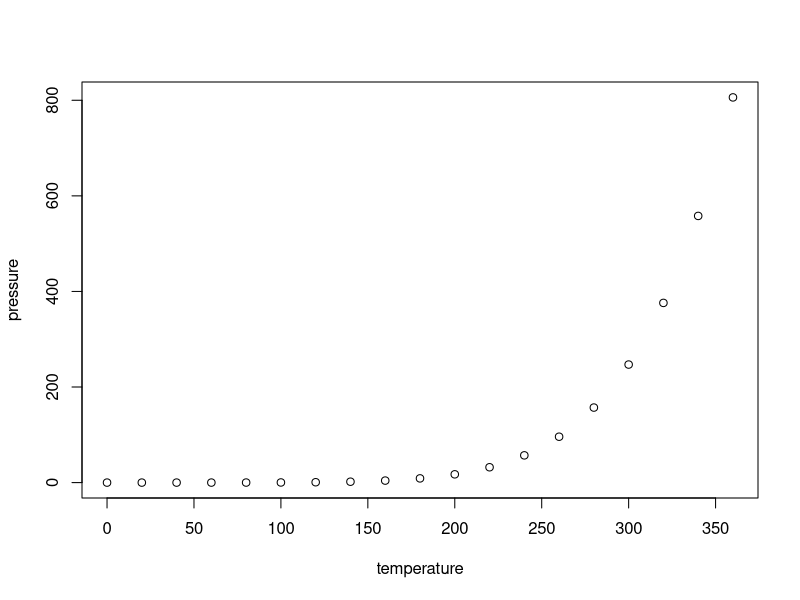
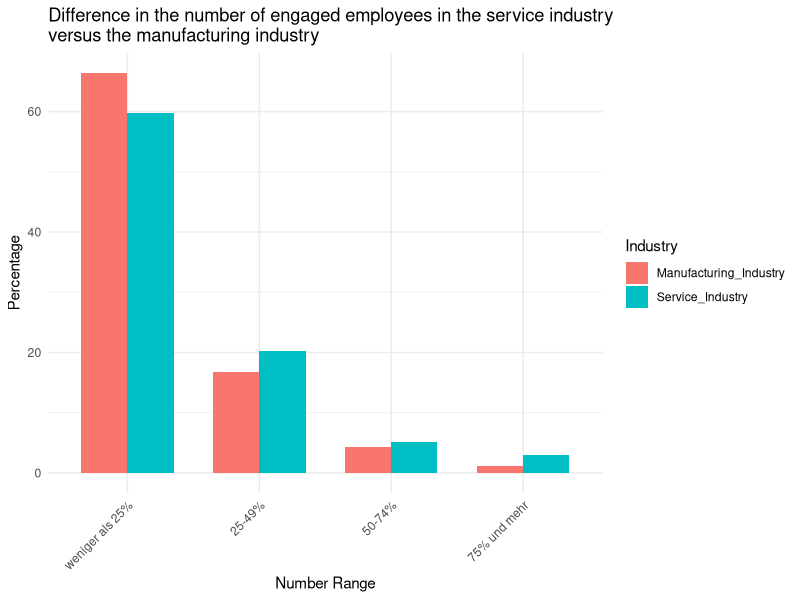

R code for these plots, in order:
## ---- chunk 1
knitr::opts_chunk$set(echo = TRUE)
## ---- chunk 2
summary(cars)
## ---- chunk 3
plot(pressure)
## ---- chunk 4
library(readxl)
library(dplyr)
library(ggplot2)
library(tidyr)
data<-read_excel("MUE.2022.for.LMU.xlsx")
data
data <- data %>% filter(!(E001 %in% c(-1, -9)))
data$E001<-as.character(data$E001)
data$E001 <- case_when(
  data$E001 == 1 ~ "weniger als 25%",
  data$E001 == 2 ~ "25-49%",
  data$E001 == 3 ~ "50-74%",
  data$E001 == 4 ~ "75% und mehr",
  data$E001 == -1 ~ "Weiss nicht",
  data$E001 == -9 ~ "nicht beantwortet",
  TRUE ~ "Other"
  )
service<-subset(data,A003 %in% c(1,3,8,9,10,11,14,18,19))
service
manufacturing<-subset(data,A003 %in% c(2,4,5,6,7,16,17,20))
manufacturing
all_categories <- data.frame(E001 = factor(c("weniger als 25%", "25-49%", "50-74%", "75% und mehr"),levels=c("weniger als 25%", "25-49%", "50-74%", "75% und mehr")))
all_categories
service_counts <- table(service$E001)
service_counts
manufacturing_counts <- table(manufacturing$E001)
manufacturing_counts
all_service_counts <- merge(all_categories, data.frame(E001 = names(service_counts), Count = as.numeric(service_counts)))
all_service_counts[is.na(all_service_counts)]<-0
all_service_counts
all_manufacturing_counts <- merge(all_categories, data.frame(E001 = names(manufacturing_counts), Count = as.numeric(manufacturing_counts)))
all_manufacturing_counts[is.na(all_manufacturing_counts)]<-0
all_manufacturing_counts
all_service_counts$E001<-factor(all_service_counts$E001,levels = c("weniger als 25%", "25-49%", "50-74%", "75% und mehr"))
all_manufacturing_counts$E001<-factor(all_manufacturing_counts$E001,levels = c("nicht beantwortet","Weiss nicht","weniger als 25%", "25-49%", "50-74%", "75% und mehr"))
all_categories$E001<-factor(all_categories$E001)
all_categories$E001
all_service_counts<-na.omit(all_service_counts)
all_service_counts
all_manufacturing_counts<-na.omit(all_manufacturing_counts)
all_manufacturing_counts
n<-nrow(all_service_counts)
new_order<-c(4,5,6,1,2,3)
all_service_counts_new<-all_service_counts[new_order, ]
all_service_counts_new
all_manufacturing_counts_new<-all_manufacturing_counts[new_order, ]
all_manufacturing_counts_new
service_total <- nrow(service)
manufacturing_total <- nrow(manufacturing)
service_total
manufacturing_total
service_percentages <- prop.table(table(service$E001)) * 100
manufacturing_percentages <- prop.table(table(manufacturing$E001)) * 100
percentages_df <- data.frame(
  Response = factor(names(service_percentages), levels = names(service_percentages)),
  Service_Industry = as.numeric(service_percentages),
  Manufacturing_Industry = as.numeric(manufacturing_percentages)
)
percentages_df <- percentages_df %>%
  pivot_longer(cols = c("Service_Industry", "Manufacturing_Industry"), names_to = "Industry", values_to = "Percentage")
order <- c("weniger als 25%", "25-49%", "50-74%", "75% und mehr")
percentages_df$Response <- factor(percentages_df$Response, levels = order)
percentages_df<-na.omit(percentages_df)
percentages_df
ggplot(percentages_df, aes(x = Response, y = Percentage, fill = Industry)) +
  geom_bar(stat = "identity", position = "dodge", width = 0.7) +
  labs(
    title = "Difference in the number of engaged employees in the service industry
versus the manufacturing industry",
    x = "Number Range",
    y = "Percentage"
  ) +
  theme_minimal() +
  theme(axis.text.x = element_text(angle = 45, hjust = 1))
